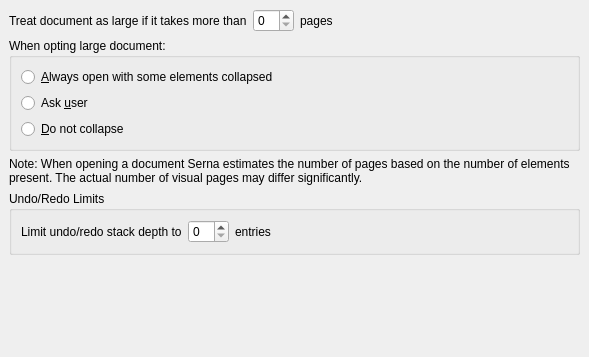
<ui version="4.0" >
 <class>LargeDocWidgetBase</class>
 <widget class="QWidget" name="LargeDocWidgetBase" >
  <property name="geometry" >
   <rect>
    <x>0</x>
    <y>0</y>
    <width>589</width>
    <height>357</height>
   </rect>
  </property>
  <property name="windowTitle" >
   <string>Folding</string>
  </property>
  <layout class="QGridLayout" >
   <property name="margin" >
    <number>9</number>
   </property>
   <property name="spacing" >
    <number>6</number>
   </property>
   <item row="3" column="0" colspan="4" >
    <widget class="QGroupBox" name="groupBox_2" >
     <property name="title" >
      <string>Undo/Redo Limits</string>
     </property>
     <layout class="QGridLayout" >
      <property name="margin" >
       <number>9</number>
      </property>
      <property name="spacing" >
       <number>6</number>
      </property>
      <item row="0" column="1" >
       <widget class="QSpinBox" name="undoDepth_" />
      </item>
      <item row="0" column="0" >
       <widget class="QLabel" name="undoLabel1_" >
        <property name="text" >
         <string>Limit undo/redo stack depth to</string>
        </property>
       </widget>
      </item>
      <item row="0" column="3" >
       <spacer>
        <property name="orientation" >
         <enum>Qt::Horizontal</enum>
        </property>
        <property name="sizeHint" >
         <size>
          <width>40</width>
          <height>20</height>
         </size>
        </property>
       </spacer>
      </item>
      <item row="0" column="2" >
       <widget class="QLabel" name="undoLabel2_" >
        <property name="text" >
         <string>entries</string>
        </property>
       </widget>
      </item>
     </layout>
    </widget>
   </item>
   <item row="4" column="2" colspan="2" >
    <spacer>
     <property name="orientation" >
      <enum>Qt::Vertical</enum>
     </property>
     <property name="sizeHint" >
      <size>
       <width>232</width>
       <height>20</height>
      </size>
     </property>
    </spacer>
   </item>
   <item row="1" column="0" colspan="4" >
    <widget class="QGroupBox" name="groupBox" >
     <property name="title" >
      <string>When opting large document:</string>
     </property>
     <layout class="QVBoxLayout" >
      <property name="margin" >
       <number>9</number>
      </property>
      <property name="spacing" >
       <number>6</number>
      </property>
      <item>
       <widget class="QRadioButton" name="alwaysFoldButton_" >
        <property name="text" >
         <string>&amp;Always open with some elements collapsed</string>
        </property>
       </widget>
      </item>
      <item>
       <widget class="QRadioButton" name="askUserButton_" >
        <property name="text" >
         <string>Ask &amp;user</string>
        </property>
       </widget>
      </item>
      <item>
       <widget class="QRadioButton" name="neverFoldButton_" >
        <property name="text" >
         <string>&amp;Do not collapse</string>
        </property>
       </widget>
      </item>
     </layout>
    </widget>
   </item>
   <item row="2" column="0" colspan="4" >
    <widget class="QLabel" name="label_3" >
     <property name="text" >
      <string>Note: When opening a document Serna estimates the number of pages based on the number of elements present. The actual number of visual pages may differ significantly.</string>
     </property>
     <property name="textFormat" >
      <enum>Qt::PlainText</enum>
     </property>
     <property name="wordWrap" >
      <bool>true</bool>
     </property>
    </widget>
   </item>
   <item row="0" column="1" >
    <widget class="QSpinBox" name="largeLimitSpinner_" />
   </item>
   <item row="0" column="3" >
    <spacer>
     <property name="orientation" >
      <enum>Qt::Horizontal</enum>
     </property>
     <property name="sizeHint" >
      <size>
       <width>40</width>
       <height>20</height>
      </size>
     </property>
    </spacer>
   </item>
   <item row="0" column="0" >
    <widget class="QLabel" name="largelab1_" >
     <property name="text" >
      <string>Treat document as large if it takes more than</string>
     </property>
    </widget>
   </item>
   <item row="0" column="2" >
    <widget class="QLabel" name="largelab2_" >
     <property name="text" >
      <string>pages</string>
     </property>
    </widget>
   </item>
  </layout>
 </widget>
 <resources/>
 <connections>
  <connection>
   <sender>neverFoldButton_</sender>
   <signal>toggled(bool)</signal>
   <receiver>largelab1_</receiver>
   <slot>setDisabled(bool)</slot>
   <hints>
    <hint type="sourcelabel" >
     <x>294</x>
     <y>145</y>
    </hint>
    <hint type="destinationlabel" >
     <x>169</x>
     <y>21</y>
    </hint>
   </hints>
  </connection>
  <connection>
   <sender>neverFoldButton_</sender>
   <signal>toggled(bool)</signal>
   <receiver>largelab2_</receiver>
   <slot>setDisabled(bool)</slot>
   <hints>
    <hint type="sourcelabel" >
     <x>294</x>
     <y>145</y>
    </hint>
    <hint type="destinationlabel" >
     <x>520</x>
     <y>21</y>
    </hint>
   </hints>
  </connection>
  <connection>
   <sender>neverFoldButton_</sender>
   <signal>toggled(bool)</signal>
   <receiver>largeLimitSpinner_</receiver>
   <slot>setDisabled(bool)</slot>
   <hints>
    <hint type="sourcelabel" >
     <x>294</x>
     <y>148</y>
    </hint>
    <hint type="destinationlabel" >
     <x>365</x>
     <y>22</y>
    </hint>
   </hints>
  </connection>
 </connections>
</ui>
